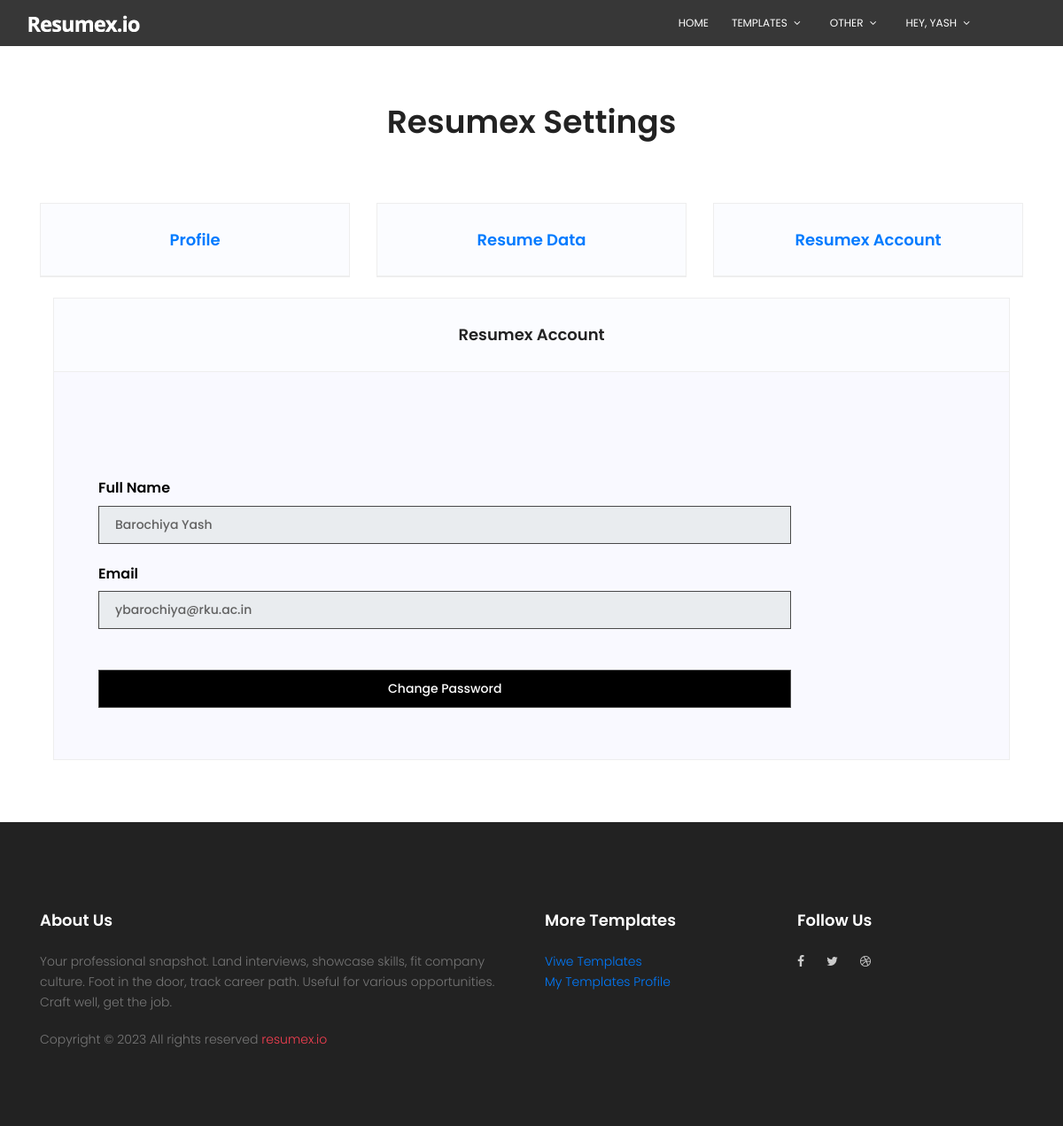
Page /resumex_account.php (signed in) on the earlier database version.
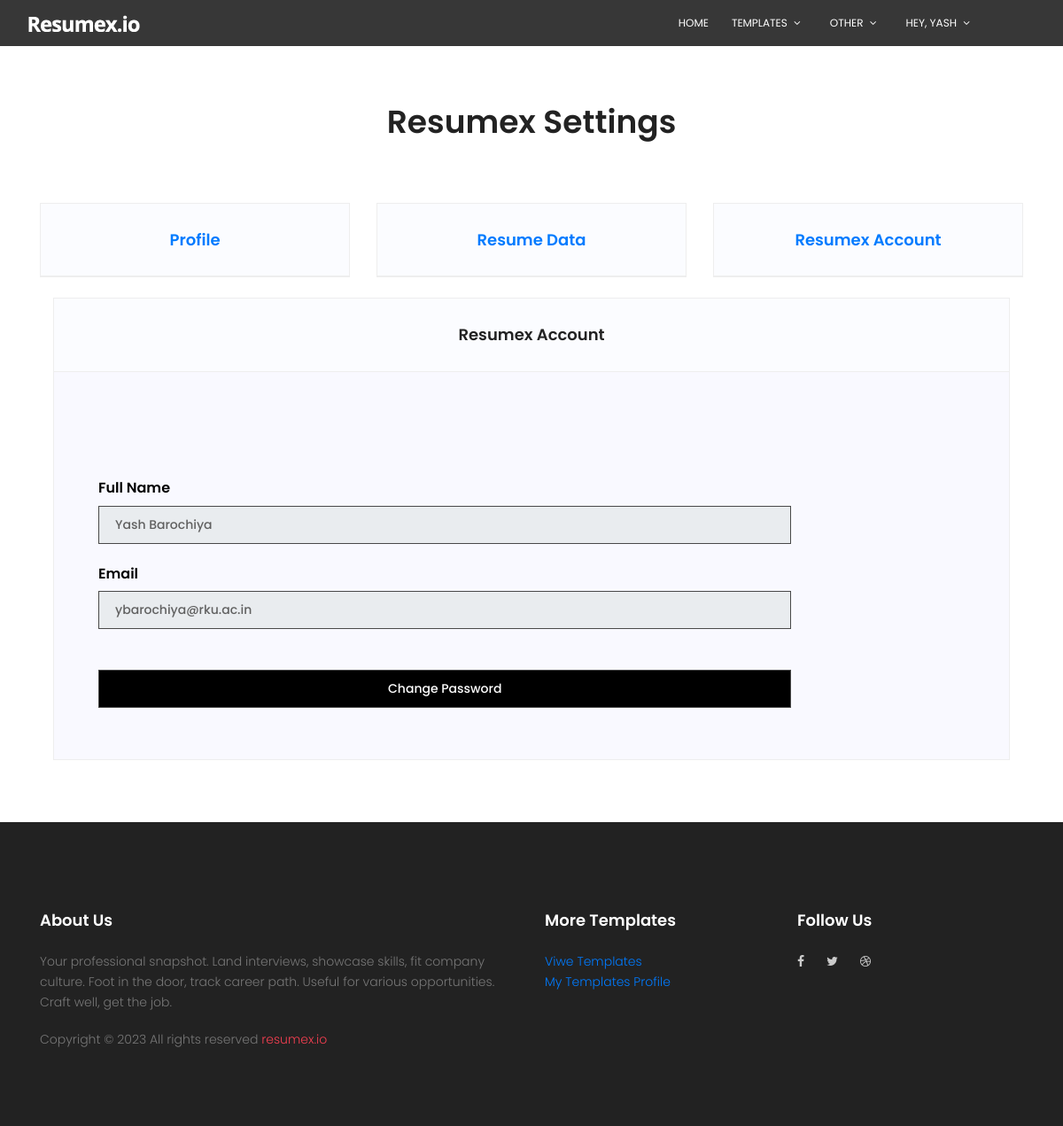
Same page on the later database version.
### tables this page shows
CREATE TABLE `register` (
  `id` int(200) NOT NULL,
  `name` varchar(50) NOT NULL,
  `u_name` varchar(50) NOT NULL,
  `email` varchar(50) NOT NULL,
  `gender` varchar(15) NOT NULL,
  `mobile` varchar(50) NOT NULL,
  `password` varchar(12) NOT NULL
);

### resumex_account.php (the view, shortened to what this page needs)
<?php
if ($_SESSION['u_name']) {
    ?>
    <!DOCTYPE html>
    <html lang="zxx" class="no-js">
    <head>
        <link rel="stylesheet" href="css/linearicons.css">
        <link rel="stylesheet" href="css/font-awesome.min.css">
        <link rel="stylesheet" href="css/bootstrap.css">
        <link rel="stylesheet" href="css/magnific-popup.css">
        <link rel="stylesheet" href="css/nice-select.css">
        <link rel="stylesheet" href="css/animate.min.css">
        <link rel="stylesheet" href="css/owl.carousel.css">
        <link rel="stylesheet" href="css/main.css">
    </head>
    <body>
        <?php include('header.php') ?>
        <section class="price-area section-gap" id="price">
            <div class="container">
                <?php
                include('pro_nav.php');
                ?>
                <br>
                <div class="col-lg-12">
                    <div class="single-price no-padding">
                        <div class="price-top">
                            <h4>Resumex Account</h4>
                        </div>
                        <div class="price-bottom">
                            <div class="col-md-12 mt-sm-30" style=" text-align: left;">
                                <section id="about">
                                    <div class="container">
                                        <div class="single-info row mt-40 align-items-center">
                                            <div class="col-lg-12 col-md-12 no-padding info-rigth">
                                                <div class="info-content">
                                                    <div class="">
                                                        <div class="single-footer-widgetx">
                                                            <?php
                                                            $con = mysqli_connect("localhost", "root", "", "resume");
                                                            $query = "select * from register where u_name='" . $_SESSION['u_name'] . "'";
                                                            $res = mysqli_query($con, $query);
                                                            while ($row = mysqli_fetch_array($res)) {
                                                                ?>
                                                                <form action="account_edit.php" method="POST"
                                                                    enctype="multipart/form-data">
                                                                    <br>
                                                                    <br>
                                                                    <label class="formlable">Full Name</label>
                                                                    <input type="text" class="form-control disable"
                                                                    value="<?php echo $row['name'] ?>" name="full_name" readonly>
                                                                    <br>
                                                                    <label class="formlable">Email</label>
                                                                    <input type="text" class="form-control" name="full_name"
                                                                    value="<?php echo $row['email'] ?>" readonly>
                                                                    <br>
                                                                    <br>
                                                                </form>
                                                                <form action="change_verify.php" method="POST"
                                                                    enctype="multipart/form-data">
                                                                    <input type="submit" value="Change Password"
                                                                        class="click-btn btn btn-default" />
                                                                </form>
                                                                <?php
                                                            }
                                                            ?>
                                                            <br>
                                                        </div>
                                                    </div>
                                                </div>
                                            </div>
                                        </div>
                                    </div>
                                </section>
                            </div>
                        </div>
                    </div>
                </div>
            </div>
        </section>
        <?php include('footer.php') ?>
    </body>
    </html>
    <?php
}
?>

Differences in the rows shown:
changed register "ybarochiya@rku.ac.in": full_name "Barochiya Yash" → "Yash Barochiya"
